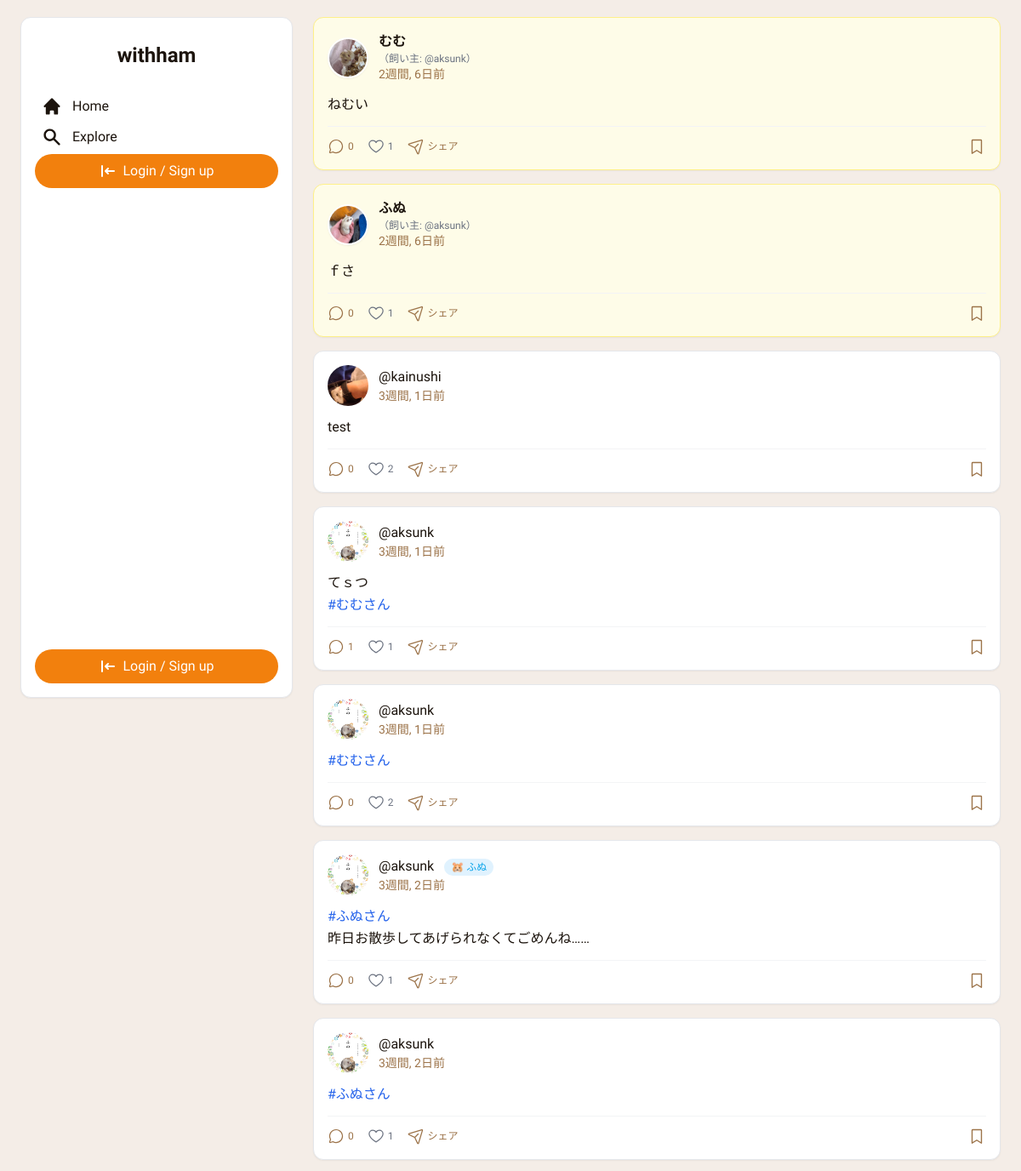
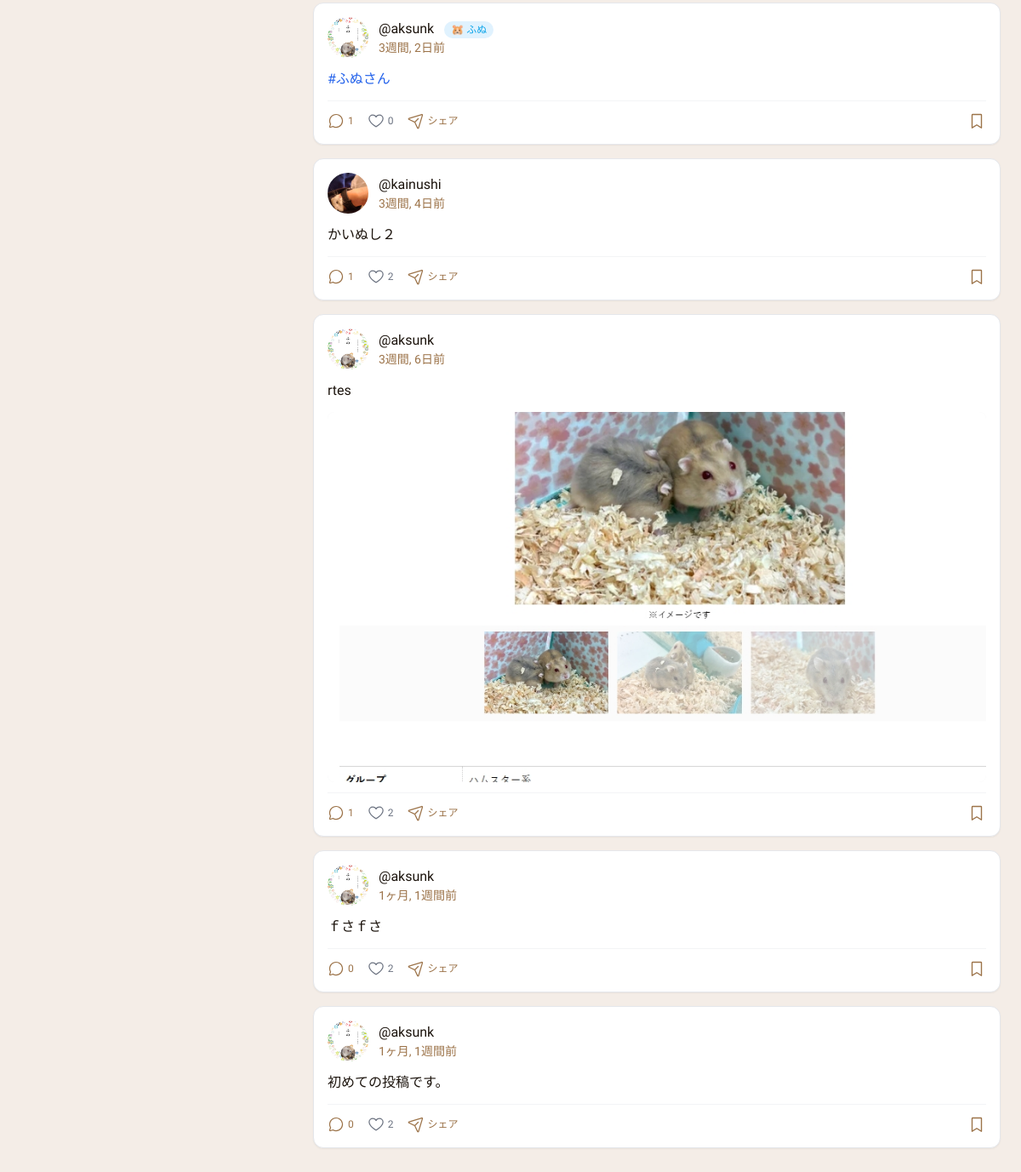
Before: / with the older database file (2 pictures, top to bottom).
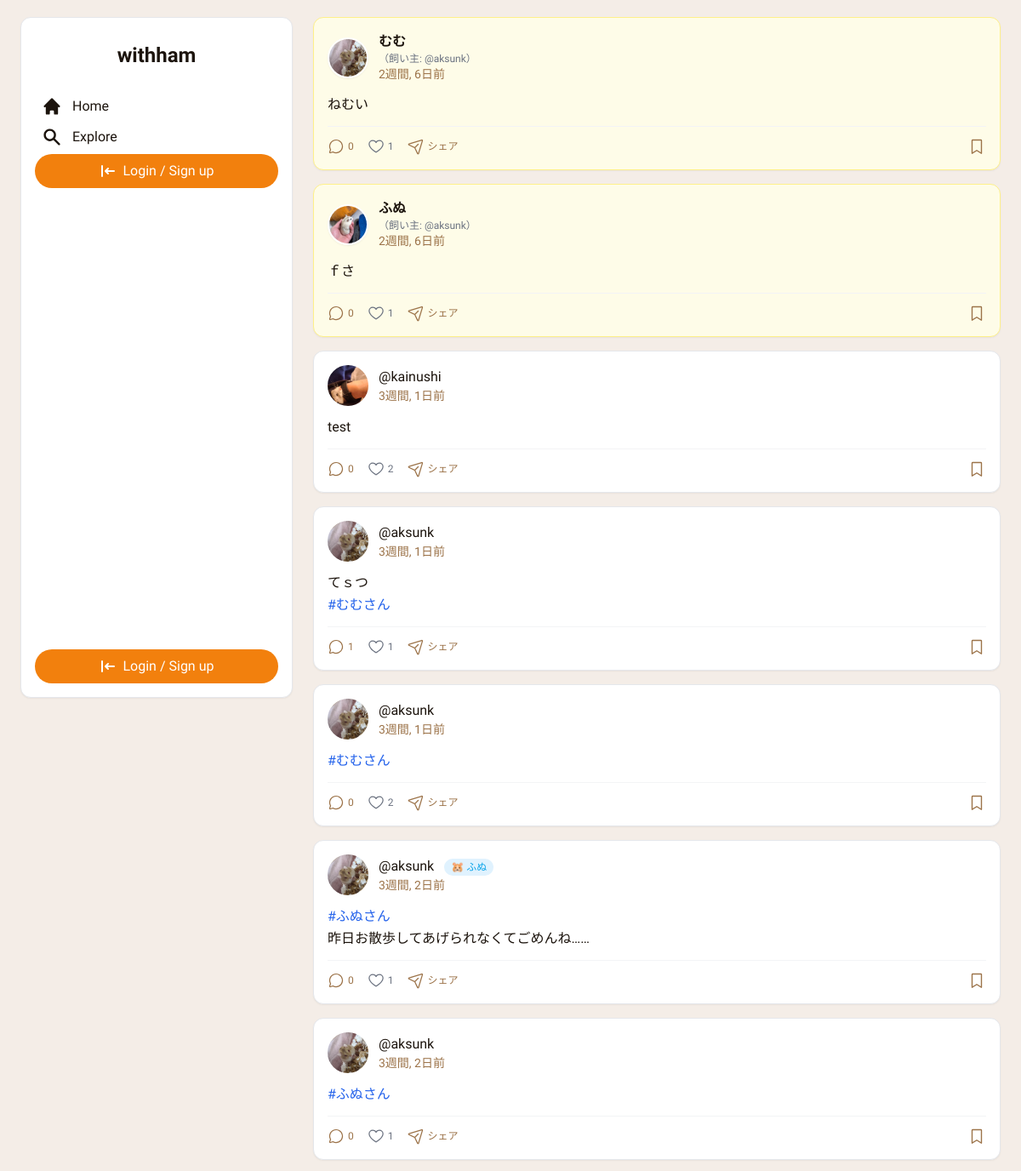
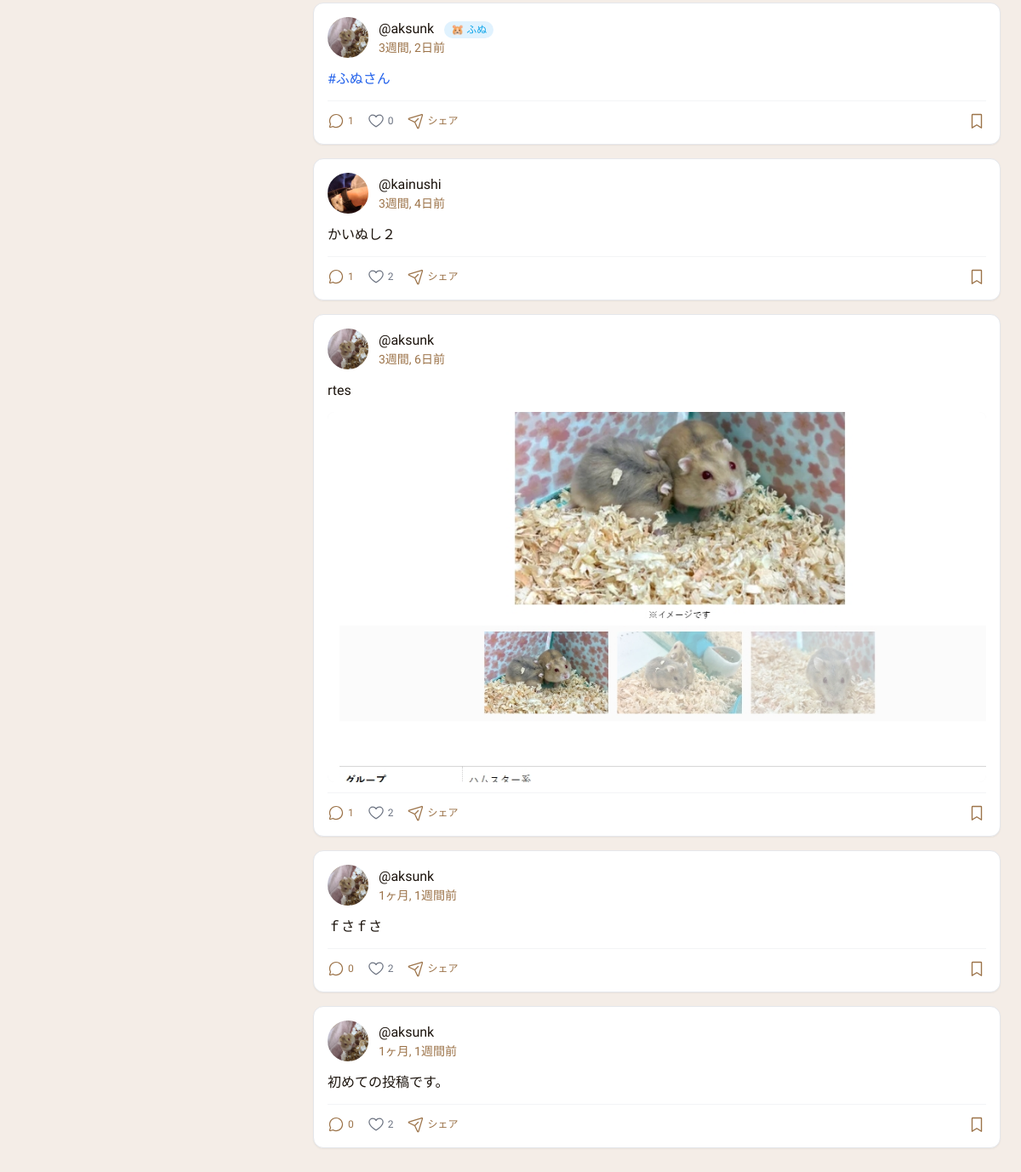
After: the same page with the newer database file (2 pictures, top to bottom).
### withham/models.py (models this page shows, shortened)
class Post(models.Model):
    author = models.ForeignKey(User, on_delete=models.CASCADE, related_name='posts', verbose_name='投稿者')
    hamster = models.ForeignKey(Hamster, on_delete=models.SET_NULL, blank=True, null=True, related_name='posts', verbose_name='関連ハムスター')
    text = models.TextField('本文')
    image = models.ImageField('画像', upload_to='post_images/', blank=True, null=True)
    created_at = models.DateTimeField('投稿日時', default=timezone.now)
    likes = models.ManyToManyField(User, related_name='liked_posts', blank=True, verbose_name='いいねしたユーザー')
    tags = models.ManyToManyField(Tag, blank=True, related_name='posts', verbose_name='タグ')
    post_as_hamster = models.BooleanField("ハムスターとして投稿", default=False)
    class Meta:
        verbose_name = '投稿'
        verbose_name_plural = '投稿'
        ordering = ['-created_at']

class Hamster(models.Model):
    owner = models.ForeignKey(User, on_delete=models.CASCADE, related_name='hamsters', verbose_name='飼い主')
    name = models.CharField('名前', max_length=100)
    breed = models.CharField('種類', max_length=50, blank=True, null=True)
    birthday = models.DateField('誕生日', blank=True, null=True)
    GENDER_CHOICES = [('M', '男の子'), ('F', '女の子'), ('U', '不明')]
    gender = models.CharField('性別', max_length=1, choices=GENDER_CHOICES, default='U')
    profile_text = models.TextField('プロフィール', blank=True, null=True)
    profile_image = models.ImageField('プロフィール画像', upload_to='hamster_images/', blank=True, null=True)
    created_at = models.DateTimeField('登録日時', default=timezone.now)
    class Meta:
        verbose_name = 'ハムスター'
        verbose_name_plural = 'ハムスター'

class UserProfile(models.Model):
    user = models.OneToOneField(User, on_delete=models.CASCADE, related_name='profile')
    bio = models.TextField("自己紹介", blank=True, null=True)
    avatar = models.ImageField("プロフィール画像", upload_to='avatars/', null=True, blank=True)
    following = models.ManyToManyField(User, related_name='followers', symmetrical=False, blank=True)

### withham/views.py (the view)
# urls.py: path('', views.index, name='index'), # トップページ
def index(request):
    posts = Post.objects.select_related('author').filter(author__isnull=False).order_by('-created_at')
    latest_questions = Question.objects.order_by('-created_at')[:10]
    print(f"投稿数: {posts.count()}")
    for post in posts:
        print(f"投稿ID: {post.id}, ユーザー: {post.author.username if post.author else 'None'}, 本文: {post.text[:50]}...")
    context = {
        'posts': posts,
        'latest_questions': latest_questions, # テンプレートに渡す
    }
    return render(request, 'withham/index.html', context)

### withham/templates/withham/index.html (shortened to what this page needs)
{% extends "withham/base.html" %}
{% load static %}
{% load humanize %}
{% load withham_tags %}
{% block content %}
    {% for post in posts %}
        <div class="rounded-xl shadow-sm mb-4 border
                    {% if post.post_as_hamster and post.hamster %}
                        bg-yellow-50 border-yellow-200
                    {% else %}
                        bg-white border-gray-200
                    {% endif %}">
            <div class="p-4">
                <div class="flex justify-between items-center mb-3">
                   <div class="flex items-center gap-3">
                        {% if post.post_as_hamster and post.hamster %}
                            <a href="#">
                                {% if post.hamster.profile_image %}
                                <img src="{{ post.hamster.profile_image.url }}" class="h-12 w-12 rounded-full object-cover border-2 border-white shadow-sm" alt="{{ post.hamster.name }}">
                                {% else %}
                                <img src="{% static 'images/default_hamster_icon.svg' %}" class="h-12 w-12 rounded-full bg-gray-100 object-contain p-1 border border-gray-200" alt="デフォルトハムスターアイコン">
                                {% endif %}
                            </a>
                            <div>
                                <a href="#" class="text-[#1c140d] text-base font-semibold leading-normal hover:underline">{{ post.hamster.name }}</a>
                                <p class="text-xs text-gray-500">
                                    （飼い主: <a href="{% url 'withham:profile_detail' post.author.pk %}" class="hover:underline">@{{ post.author.username }}</a>）
                                </p>
                                <a href="{% url 'withham:post_detail' post.pk %}" class="block text-[#9c7349] text-sm font-normal leading-normal hover:underline">{{ post.created_at|timesince }}前</a>
                            </div>
                        {% else %}
                            <a href="{% url 'withham:profile_detail' post.author.pk %}">
                                {% if post.author.profile.avatar %}
                                <img src="{{ post.author.profile.avatar.url }}" class="h-12 w-12 rounded-full object-cover" alt="{{ post.author.username }}">
                                {% else %}
                                <img src="{% static 'images/default_avatar.png' %}" class="h-12 w-12 rounded-full bg-gray-200 object-cover" alt="デフォルトアバター">
                                {% endif %}
                            </a>
                            <div>
                                <a href="{% url 'withham:profile_detail' post.author.pk %}" class="text-[#1c140d] text-base font-medium leading-normal hover:underline">@{{ post.author.username }}</a>
                                {% if post.hamster %}
                                     <span class="ml-2 inline-block bg-[#e0f2fe] text-[#0ea5e9] text-xs font-medium px-2 py-0.5 rounded-full">🐹 {{ post.hamster.name }}</span>
                                {% endif %}
                                <a href="{% url 'withham:post_detail' post.pk %}" class="block text-[#9c7349] text-sm font-normal leading-normal hover:underline">{{ post.created_at|timesince }}前</a>
                            </div>
                        {% endif %}
                   </div>
                </div>
                {% if post.text %}
                    <p class="text-[#1c140d] text-base leading-relaxed my-3">{{ post.text|linkify_hashtags|linebreaksbr }}</p>
                {% endif %}
                {% if post.image %}
                    <div class="my-3 cursor-pointer open-modal-trigger" data-full-src="{{ post.image.url }}">
                        <div class="aspect-video w-full overflow-hidden rounded-lg bg-gray-100">
                            <img src="{{ post.image.url }}"
                                 class="w-full h-full object-cover"
                                 alt="投稿画像 {{ post.id }}">
                        </div>
                    </div>
                {% endif %}
                <div class="flex items-center gap-4 text-[#9c7349] pt-3 border-t border-gray-100">
                     <a href="{% url 'withham:post_detail' post.pk %}#comment-form" class="flex items-center gap-1 hover:text-[#1c140d]">
                        <span class="text-xs font-medium">{{ post.comments.count }}</span>
                    </a>
                    {% if user.is_authenticated %}
                    <button type="button"
                            class="like-button flex items-center gap-1 {% if user in post.likes.all %}text-[#f2800d]{% else %}text-gray-500 hover:text-[#f2800d]{% endif %}"
                            data-post-id="{{ post.pk }}">
                        <svg class="like-icon" xmlns="http://www.w3.org/2000/svg" width="20px" height="20px" fill="currentColor" viewBox="0 0 256 256">
                            {% if user in post.likes.all %}
                                <path d="M128,216S24,160,24,94A54,54,0,0,1,78,40c22.59,0,41.94,12.31,50,32,8.06-19.69,27.41-32,50-32a54,54,0,0,1,54,54C232,160,128,216,128,216Z"></path>
                            {% else %}
                                <path d="M178,32c-20.65,0-38.73,8.88-50,23.89C116.73,40.88,98.65,32,78,32A62.07,62.07,0,0,0,16,94c0,70,103.79,126.66,108.21,129a8,8,0,0,0,7.58,0C136.21,220.66,240,164,240,94A62.07,62.07,0,0,0,178,32ZM128,206.8C109.74,196.16,32,147.69,32,94A46.06,46.06,0,0,1,78,48c19.45,0,35.78,10.36,42.6,27a8,8,0,0,0,14.8,0c6.82-16.67,23.15-27,42.6-27a46.06,46.06,0,0,1,46,46C224,147.61,146.24,196.15,128,206.8Z"></path>
                            {% endif %}
                        </svg>
                        <span class="like-count text-xs font-medium">{{ post.likes.count }}</span>
                    </button>
                    {% else %}
                        <span class="flex items-center gap-1 text-gray-500">
                            <span class="like-count text-xs font-medium">{{ post.likes.count }}</span>
                        </span>
                    {% endif %}
                    <button type="button" class="flex items-center gap-1 hover:text-[#1c140d]">
                        <span class="text-xs font-medium">シェア</span>
                    </button>
                    <button type="button" class="ml-auto hover:text-[#1c140d]">
                         <svg xmlns="http://www.w3.org/2000/svg" width="22px" height="22px" fill="currentColor" viewBox="0 0 256 256"><path d="M184,32H72A16,16,0,0,0,56,48V224a8,8,0,0,0,12.24,6.78L128,193.43l59.76,37.35A8,8,0,0,0,200,224V48A16,16,0,0,0,184,32Zm0,177.57l-51.76-32.35a8,8,0,0,0-8.48,0L72,209.57V48H184Z"></path></svg>
                    </button>
                </div>
            </div>
        </div>
    {% endfor %}
{% endblock %}

Changed rows visible on the page:
changed through a linked row, Post "てｓつ #むむさん": author.profile.avatar: a different picture
changed through a linked row, Post "#むむさん": author.profile.avatar: a different picture
changed through a linked row, Post "#ふぬさん 昨日お散歩してあげられなくてごめんね……": author.profile.avatar: a different picture
changed through a linked row, Post (number 7 of 12 on the later page): author.profile.avatar: a different picture
changed through a linked row, Post (number 8 of 12 on the later page): author.profile.avatar: a different picture
changed through a linked row, Post "rtes": author.profile.avatar: a different picture
changed through a linked row, Post "ｆさｆさ": author.profile.avatar: a different picture
changed through a linked row, Post "初めての投稿です。": author.profile.avatar: a different picture
